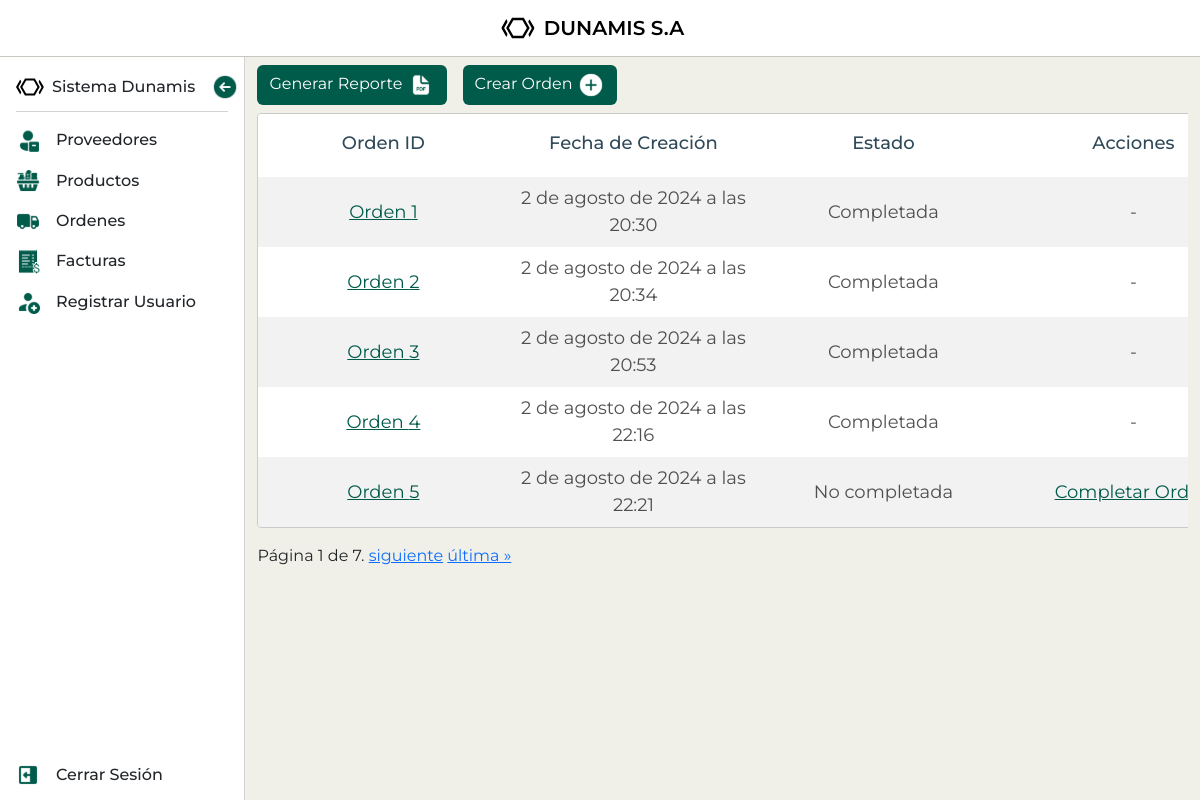
The app's page /ordenes/lista/ (signed in) with its own data.
### mod_ventas/sub_mod_ordenes/models.py (models this page shows, shortened)
class Orden(models.Model):
    usuario = models.ForeignKey(User, on_delete=models.CASCADE)
    fecha_creacion = models.DateTimeField(auto_now_add=True)
    completada = models.BooleanField(default=False)
    direccion_envio = models.CharField(max_length=255)
    nombre_cliente = models.CharField(max_length=255, default='')
    numero_telefono_cliente = models.IntegerField(default=0)
    factura = models.OneToOneField(Factura, on_delete=models.SET_NULL, null=True, blank=True)
    tiempo_despacho_esperado = models.DateTimeField(default=timezone.now)
    tiempo_despacho_real = models.DateTimeField(null=True, blank=True)

### mod_ventas/sub_mod_ordenes/views.py (the view)
# urls.py: path('lista/', OrdenListView.as_view(), name='lista_ordenes'),
class OrdenListView(LoginRequiredMixin, ListView):
    model = Orden
    template_name = 'sub_mod_ordenes/ordenes_list.html'
    context_object_name = 'ordenes'
    paginate_by = 5
    def get_queryset(self):
        return Orden.objects.filter(usuario=self.request.user)

### mod_ventas/sub_mod_ordenes/templates/sub_mod_ordenes/ordenes_list.html (shortened to what this page needs)
{% extends "base.html" %}
{% load static %}
{% block content %}
    <div class="buttons-container col-12 mt-2 mb-2">
      <a  class="btn d-inline"  href="{% url 'orden_report' %}">
        Generar Reporte
        <img class="btn-icon" src="{% static 'icons/PDF.svg' %}" alt="icono de pdf">
      </a>
      <a  class="btn d-inline" href="{% url 'crear_orden' %}">
        Crear Orden
        <img class="btn-icon" src="{% static 'icons/Add.svg' %}" alt="icono de pdf">
      </a>
    </div>
    <section class="bottom-section d-flex justify-content-center">
      <div class="table-responsive">
        <table id="ordenesTable" class="table table-striped order-table">
          <thead>
            <tr class="table-header">
              <th scope="col">Orden ID</th>
              <th scope="col">Fecha de Creación</th>
              <th scope="col">Estado</th>
              <th scope="col">Acciones</th>
            </tr>
          </thead>
          <tbody>
      {% for orden in ordenes %}
          <tr>
          <td>
            <p><a href="{% url 'detalle_orden' orden.id %}">Orden {{ orden.id }}</a></p>
          </td>
          <td>
            <p>{{ orden.fecha_creacion }}</p>
          </td>
        {% if orden.completada %}
          <td>
            <p>Completada</p>
          </td>
          <td>
            <p>-</p>
          </td>
        {% else %}
          <td>
            <p>No completada</p>
          </td>
          <td>
            <p><a href="{% url 'completar_orden' orden.id %}">Completar Orden</a></p>
          </td>
        {% endif %}
        </tr>
      {% endfor %}
        </tbody>
      </table>
      <div class="pagination">
        <span class="step-links">
            <span class="current">
                Página {{ page_obj.number }} de {{ page_obj.paginator.num_pages }}.
            </span>
            {% if page_obj.has_next %}
                <a href="?page={{ page_obj.next_page_number }}">siguiente</a>
                <a href="?page={{ page_obj.paginator.num_pages }}">última &raquo;</a>
            {% endif %}
        </span>
      </div>
      </div>
    </section>
{% endblock %}

### static/css/styles.css (style rules this page uses)
:root { --primary-color: #005b4a; --secondary-color: #2F4858; --font-color: #252525; --bg-color: #F1F0E8; }
body { height: 100vh; overflow: hidden; font-family: "Montserrat"; background-color: var(--bg-color); }
.buttons-container { display: flex; flex-wrap: wrap; justify-content: left; align-items: center; gap: 16px; padding: 0; }
.btn { display: flex; align-items: center; gap: 10px; color: #fff; outline: none; border: none; background-color: var(--primary-color); transition: background-color 300ms ease-in-out; }
.btn-icon { width: 28px; }
.table-responsive { width: 100%!important; }
.table { overflow: hidden; max-width: 1460px; border-radius: 4px; border-spacing: 0; border-collapse: separate; border: 1px solid #CACACA; }
th, .provider-table th { min-width: 122px; max-width: 122px; padding: 16px 0px 20px !important; overflow: hidden; text-align: center; font-weight: 500; white-space: nowrap; text-overflow: ellipsis; color: var(--secondary-color) !important; border-bottom: none; }
tbody td { min-width: 122px; max-width: 122px; padding: 8px 0px !important; text-align: center; vertical-align: middle; border-bottom: none; }
tbody td p { width: 100%; margin: 0; overflow: hidden; text-align: center; text-overflow: ellipsis; font-size: 14px; color: rgba(37, 37, 37, 0.8) !important; display: -webkit-box; -webkit-line-clamp: 2; -webkit-box-orient: vertical; }
.order-table th, .order-table td { min-width: 250px; font-size: 18px; }
.order-table td p { font-size: 18px; }
.order-table td p a { color: var(--primary-color); }

### records on screen
Orden: id "1", fecha_creacion "2 de agosto de 2024 a las 20:30", completada "Completada"
Orden: id "2", fecha_creacion "2 de agosto de 2024 a las 20:34", completada "Completada"
Orden: id "3", fecha_creacion "2 de agosto de 2024 a las 20:53", completada "Completada"
Orden: id "4", fecha_creacion "2 de agosto de 2024 a las 22:16", completada "Completada"
Orden: id "5", fecha_creacion "2 de agosto de 2024 a las 22:21", completada "No completada"

### other values on screen
{{ page_obj.number }} "1"
{{ page_obj.paginator.num_pages }} "7"
